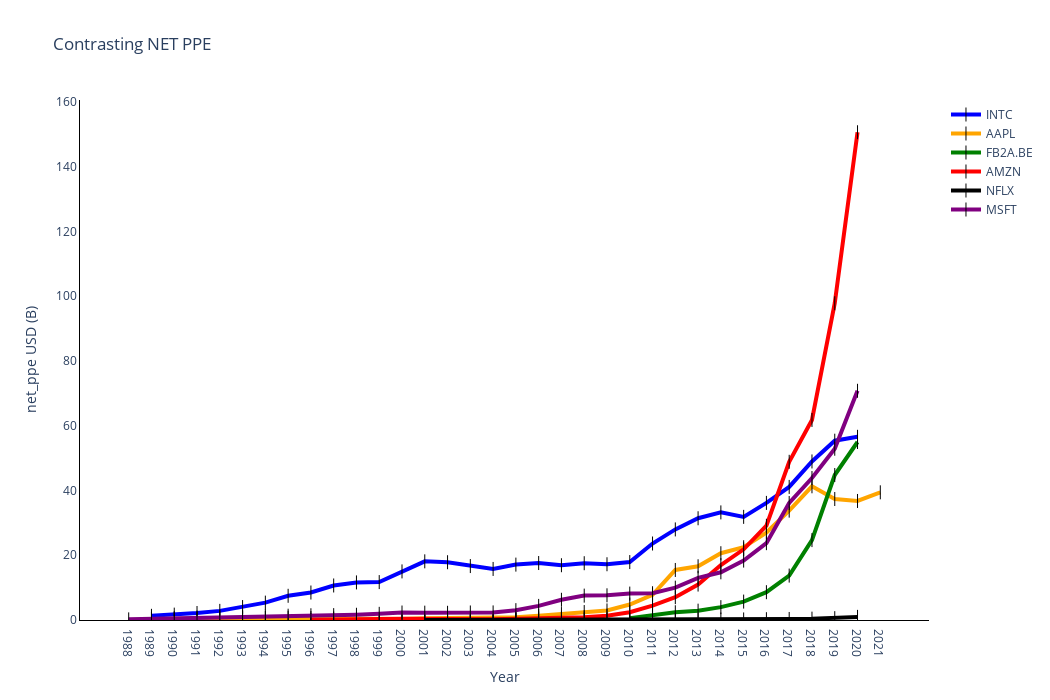

The notebook cell this image was saved under:
### Code cell
plot_companies(plot_set, 'net_ppe')

### Figure 1 — Plotly figure (JSON) as saved in the notebook; plotly's stock layout.template omitted (floating-point values rounded to 4 significant figures)
{"data": [{"line": {"color": "blue", "width": 4}, "marker": {"color": "black", "size": 10, "symbol": "line-ns-open"}, "mode": "lines+markers", "name": "INTC", "type": "scatter", "x": ["1989", "1990", "1991", "1992", "1993", "1994", "1995", "1996", "1997", "1998", "1999", "2000", "2001", "2002", "2003", "2004", "2005", "2006", "2007", "2008", "2009", "2010", "2011", "2012", "2013", "2014", "2015", "2016", "2017", "2018", "2019", "2020"], "y": [1.284, 1.658, 2.163, 2.816, 3.996, 5.367, 7.471, 8.487, 10.67, 11.61, 11.71, 15.01, 18.12, 17.85, 16.66, 15.77, 17.11, 17.6, 16.92, 17.54, 17.23, 17.9, 23.63, 27.98, 31.43, 33.24, 31.86, 36.17, 41.11, 48.98, 55.39, 56.58]}, {"line": {"color": "orange", "width": 4}, "marker": {"color": "black", "size": 10, "symbol": "line-ns-open"}, "mode": "lines+markers", "name": "AAPL", "type": "scatter", "x": ["1989", "1990", "1991", "1992", "1993", "1994", "1995", "1996", "1997", "1998", "1999", "2000", "2001", "2002", "2003", "2004", "2005", "2006", "2007", "2008", "2009", "2010", "2011", "2012", "2013", "2014", "2015", "2016", "2017", "2018", "2019", "2020", "2021"], "y": [0.3342, 0.3982, 0.448, 0.4622, 0.6595, 0.6671, 0.711, 0.598, 0.486, 0.348, 0.318, 0.313, 0.564, 0.621, 0.669, 0.707, 0.817, 1.281, 1.832, 2.455, 2.954, 4.768, 7.777, 15.45, 16.6, 20.62, 22.47, 27.01, 33.78, 41.3, 37.38, 36.77, 39.44]}, {"line": {"color": "green", "width": 4}, "marker": {"color": "black", "size": 10, "symbol": "line-ns-open"}, "mode": "lines+markers", "name": "FB2A.BE", "type": "scatter", "x": ["2010", "2011", "2012", "2013", "2014", "2015", "2016", "2017", "2018", "2019", "2020"], "y": [0.574, 1.475, 2.391, 2.882, 3.967, 5.687, 8.591, 13.72, 24.68, 44.78, 54.98]}, {"line": {"color": "red", "width": 4}, "marker": {"color": "black", "size": 10, "symbol": "line-ns-open"}, "mode": "lines+markers", "name": "AMZN", "type": "scatter", "x": ["1996", "1997", "1998", "1999", "2000", "2001", "2002", "2003", "2004", "2005", "2006", "2007", "2008", "2009", "2010", "2011", "2012", "2013", "2014", "2015", "2016", "2017", "2018", "2019", "2020"], "y": [0.001, 0.0093, 0.02979, 0.3176, 0.3664, 0.2718, 0.2394, 0.2243, 0.2462, 0.348, 0.457, 0.543, 0.854, 1.29, 2.414, 4.417, 7.06, 10.95, 16.97, 21.84, 29.11, 48.87, 61.8, 97.85, 150.7]}, {"line": {"color": "black", "width": 4}, "marker": {"color": "black", "size": 10, "symbol": "line-ns-open"}, "mode": "lines+markers", "name": "NFLX", "type": "scatter", "x": ["2001", "2002", "2003", "2004", "2005", "2006", "2007", "2008", "2009", "2010", "2011", "2012", "2013", "2014", "2015", "2016", "2017", "2018", "2019", "2020"], "y": [0.01184, 0.01559, 0.009772, 0.01873, 0.04021, 0.0555, 0.07733, 0.1249, 0.1317, 0.1286, 0.1364, 0.1317, 0.1336, 0.1499, 0.1734, 0.2504, 0.3194, 0.4183, 0.5652, 0.9602]}, {"line": {"color": "purple", "width": 4}, "marker": {"color": "black", "size": 10, "symbol": "line-ns-open"}, "mode": "lines+markers", "name": "MSFT", "type": "scatter", "x": ["1988", "1989", "1990", "1991", "1992", "1993", "1994", "1995", "1996", "1997", "1998", "1999", "2000", "2001", "2002", "2003", "2004", "2005", "2006", "2007", "2008", "2009", "2010", "2011", "2012", "2013", "2014", "2015", "2016", "2017", "2018", "2019", "2020"], "y": [0.1988, 0.3254, 0.5302, 0.7666, 0.867, 0.93, 1.192, 1.326, 1.465, 1.505, 1.611, 1.903, 2.309, 2.268, 2.223, 2.326, 2.346, 3.044, 4.35, 6.242, 7.535, 7.63, 8.162, 8.269, 9.991, 13.01, 14.73, 18.36, 23.73, 36.15, 43.86, 52.9, 70.8]}], "layout": {"height": 700, "hovermode": "x unified", "plot_bgcolor": "white", "title": {"text": "Contrasting NET PPE"}, "width": 1050, "xaxis": {"categoryorder": "category ascending", "linecolor": "black", "showgrid": false, "showline": true, "title": {"text": "Year"}}, "yaxis": {"linecolor": "black", "rangemode": "tozero", "showgrid": false, "showline": true, "tickformat": ",.6", "title": {"text": "net_ppe USD (B)"}}}}
